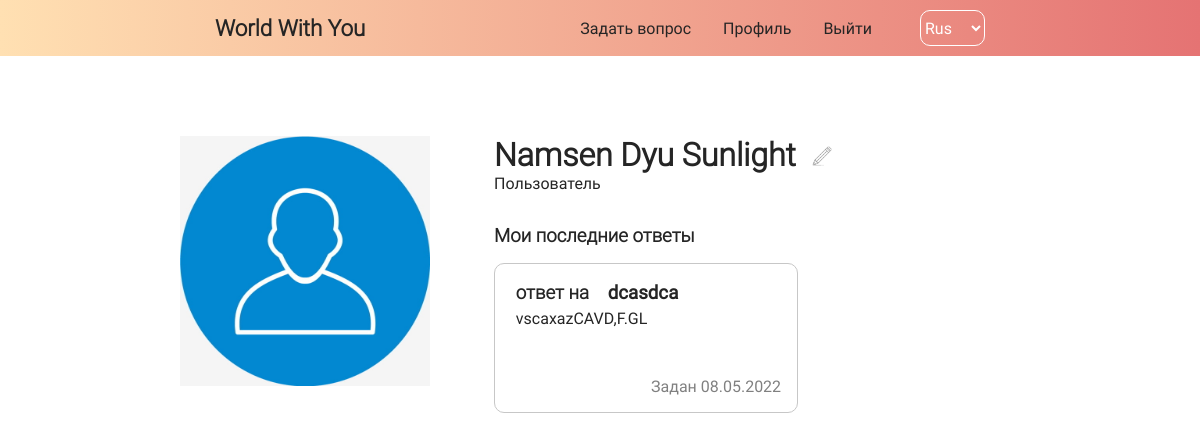
Page /homeforum/profile/nikolaevalbert725@gmail.com (signed in) on the committed database.
### data/users.py (models this page shows, shortened)
class User(SqlAlchemyBase, UserMixin):
    __tablename__ = 'users'
    id = sqlalchemy.Column(sqlalchemy.Integer, primary_key=True, autoincrement=True)
    name = sqlalchemy.Column(sqlalchemy.String, nullable=True)
    surname = sqlalchemy.Column(sqlalchemy.String, nullable=True)
    patronymic = sqlalchemy.Column(sqlalchemy.String, nullable=True)
    ava_photo = sqlalchemy.Column(sqlalchemy.LargeBinary, nullable=True)
    email = sqlalchemy.Column(sqlalchemy.String, index=True, unique=True, nullable=True)
    password = sqlalchemy.Column(sqlalchemy.String, nullable=True)
    role = sqlalchemy.Column(sqlalchemy.String, default='Пользователь', nullable=True) # администратор, родитель-эксперт, эксперт
    about = sqlalchemy.Column(sqlalchemy.String, nullable=True)

### data/comments.py (models this page shows)
class Comments(SqlAlchemyBase):
    __tablename__ = 'comments'
    id = sqlalchemy.Column(sqlalchemy.Integer, primary_key=True, autoincrement=True)
    content = sqlalchemy.Column(sqlalchemy.String, nullable=True)
    created_at = sqlalchemy.Column(sqlalchemy.DateTime, default=datetime.datetime.now)
    topics_id = sqlalchemy.Column(sqlalchemy.Integer, sqlalchemy.ForeignKey("topics.id"))
    user_id = sqlalchemy.Column(sqlalchemy.Integer, sqlalchemy.ForeignKey("users.id"))
    topics = orm.relationship('Topics')
    user = orm.relationship('User')

### data/topics.py (models this page shows)
class Topics(SqlAlchemyBase):
    __tablename__ = 'topics'
    id = sqlalchemy.Column(sqlalchemy.Integer, primary_key=True, autoincrement=True)
    header = sqlalchemy.Column(sqlalchemy.String, nullable=True)
    content = sqlalchemy.Column(sqlalchemy.String, nullable=True)
    created_at = sqlalchemy.Column(sqlalchemy.DateTime, default=datetime.datetime.now)
    user_id = sqlalchemy.Column(sqlalchemy.Integer, sqlalchemy.ForeignKey("users.id"))
    user = orm.relationship('User')

### views.py (the view)
@login_required
def profil(username, lang=global_lang_of_site):
    global_lang_of_site = lang
    db_sess = db_session.create_session()
    user = db_sess.query(User).filter(User.email == username).first()
    questions_of_user = db_sess.query(Topics).order_by(desc(Topics.created_at)).filter(Topics.user_id == user.id).all()
    answers_of_user = db_sess.query(Comments).order_by(desc(Comments.created_at)).filter(Comments.user_id == user.id).all()
    users_answer_with_keys = work_with_date_topics(db_sess.query(Topics).all())
    return render_template('user_page.html', person=user, flag=FLAG,
                           list_lang_site=list_lang_site, lang_now=lang, lang_btn=True,
                           questions_of_user=questions_of_user, answers_of_user=answers_of_user, users_answer_with_keys=users_answer_with_keys)

### add_to_data.py (called while the page is built)
def work_with_date_topics(list_of_ex):
	slovar = {}
	for i in list_of_ex:
		slovar[i.id] = [i.header, i.content, i.created_at, i.user_id]
	return slovar

### data/db_session.py (called while the page is built)
def create_session() -> Session:
    global __factory
    return __factory()

### main.py (called while the page is built)
@login_manager.user_loader
def load_user(user_id):
    db_sess = db_session.create_session()
    return db_sess.query(User).get(user_id)

### templates/user_page.html (shortened to what this page needs)
{% extends 'base.html' %}
{% block links %}
<link rel="stylesheet" href="{{ url_for('static', filename='css/index.css') }}">
{% endblock %}
{% block content %}
<div class="fullwidth">
	<div class="profile__container">
		<img src="{{url_for('static', filename='imgs/ava.jpg')}}" class="profile__avatar" alt="">
		<div class="profile__main">
			<div class="profile__user">
				<div style="display: flex; align-items: center; gap: 1em;">
					<h1>{{person.name}} {{person.surname}} {{person.patronymic}}</h1>
					<a href="profile_edit.html"><img class="editImg" title="Редактировать" src="{{url_for('static', filename='imgs/edit.png')}}" alt="edit"></a>
				</div>
				<p>{{list_lang_site[lang_now][list_lang_site['RU'].index(person.role)]}}</p>
			</div>
				{% if answers_of_user %}
				<div class="profile__last__answers">
					<h3>Мои последние ответы</h3>
					<div class="profile__last__wrap">
						{% for item_ans in answers_of_user %}
						<article class="last__wrap__article">
							<h3>ответ на<b><a href="{{ url_for('sometopic', id_topic=item_ans.topics_id, name_topic=users_answer_with_keys[item_ans.topics_id][0], lang=lang_now) }}">{{ users_answer_with_keys[item_ans.topics_id][0] }}</a></b></h3>
							<p>{{ item_ans.content }}</p>
							<span class="last__wrap__article__meta">{{ list_lang_site[lang_now][22] }} {{item_ans.created_at.strftime('%d.%m.%Y')}}</span>
						</article>
						{% endfor %}
					</div>
				</div>
				{% endif %}
			</div>
		</div>
	</div>
{% endblock %}

### static/css/index.css (style rules this page uses)
:root { --text: rgb(37, 37, 37); }
* { box-sizing: border-box; padding: 0; margin: 0; font-family: 'Roboto-Regular'; color: var(--text); }
h1, h2, h3, h4 { color: var(--text); font-family: 'Roboto-Light'; }
a { text-decoration: none; color: var(--text); }
body { min-height: 100vh; width: 100%; display: flex; flex-direction: column; align-items: center; }
.fullwidth { width: 100%; display: flex; flex-direction: column; align-items: center; }
.profile__container { gap: 4em; width: 100%; display: flex; }
.editImg { user-select: none; width: 20px; height: 20px; filter: opacity(0.4); transition: all 0.2s ease; margin-top: 5px; }
.profile__main { display: flex; flex-direction: column; gap: 2em; }
.profile__avatar { width: 250px; height: 250px; }
.profile__last__wrap { margin-top: 1em; display: flex; flex-wrap: wrap; flex-direction: column; gap: 1em; }
.last__wrap__article { position: relative; width: 90%; height: 150px; border-radius: 10px; border: 1px solid #C7C7C7; padding: 1.1em 1.3em; }
.last__wrap__article h3 { margin-bottom: 0.3em; display: flex; }
.last__wrap__article h3 b { margin-left: 1em; }
.last__wrap__article__meta { color: gray; position: absolute; right: 1em; bottom: 1em; }

### rows in the picture
User: name "Namsen", surname "Dyu", patronymic "Sunlight", role "Пользователь"
Comments: content "vscaxazCAVD,F.GL", list_lang_site "Задан", created_at "08.05.2022"
Topics: header "dcasdca"

### other values in the picture
{{ list_lang_site[lang_now][0] }} "Задать вопрос"
{{ list_lang_site[lang_now][1] }} "Профиль"
{{ list_lang_site[lang_now][2] }} "Выйти"
